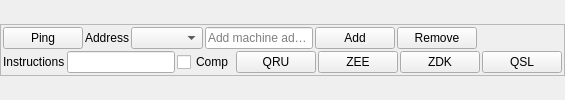
          <widget class="QWidget" name="tabQRU">
           <property name="autoFillBackground">
            <bool>false</bool>
           </property>
           <attribute name="title">
            <string>QRU</string>
           </attribute>
           <layout class="QVBoxLayout" name="verticalLayout_13">
            <property name="spacing">
             <number>0</number>
            </property>
            <property name="leftMargin">
             <number>0</number>
            </property>
            <property name="topMargin">
             <number>0</number>
            </property>
            <property name="rightMargin">
             <number>0</number>
            </property>
            <property name="bottomMargin">
             <number>0</number>
            </property>
            <item>
             <widget class="QFrame" name="frameQRU">
              <property name="sizePolicy">
               <sizepolicy hsizetype="Preferred" vsizetype="Preferred">
                <horstretch>0</horstretch>
                <verstretch>0</verstretch>
               </sizepolicy>
              </property>
              <property name="autoFillBackground">
               <bool>false</bool>
              </property>
              <property name="frameShape">
               <enum>QFrame::StyledPanel</enum>
              </property>
              <property name="frameShadow">
               <enum>QFrame::Raised</enum>
              </property>
              <layout class="QVBoxLayout" name="verticalLayout_16">
               <property name="spacing">
                <number>2</number>
               </property>
               <property name="sizeConstraint">
                <enum>QLayout::SetMaximumSize</enum>
               </property>
               <property name="leftMargin">
                <number>2</number>
               </property>
               <property name="topMargin">
                <number>2</number>
               </property>
               <property name="rightMargin">
                <number>2</number>
               </property>
               <property name="bottomMargin">
                <number>2</number>
               </property>
               <item>
                <layout class="QHBoxLayout" name="horizontalLayout_11">
                 <property name="spacing">
                  <number>2</number>
                 </property>
                 <item>
                  <widget class="QPushButton" name="pushButtonPing">
                   <property name="text">
                    <string>Ping</string>
                   </property>
                  </widget>
                 </item>
                 <item>
                  <layout class="QHBoxLayout" name="horizontalLayout_10">
                   <property name="spacing">
                    <number>2</number>
                   </property>
                   <item>
                    <widget class="QLabel" name="label_10">
                     <property name="text">
                      <string>Address</string>
                     </property>
                    </widget>
                   </item>
                   <item>
                    <widget class="QComboBox" name="comboBoxSelectMachineAddress">
                     <property name="sizePolicy">
                      <sizepolicy hsizetype="Preferred" vsizetype="Fixed">
                       <horstretch>0</horstretch>
                       <verstretch>0</verstretch>
                      </sizepolicy>
                     </property>
                     <property name="toolTip">
                      <string>Select Machine Address</string>
                     </property>
                     <property name="sizeAdjustPolicy">
                      <enum>QComboBox::AdjustToContents</enum>
                     </property>
                    </widget>
                   </item>
                   <item>
                    <widget class="QLineEdit" name="lineEditAddMachineAddress">
                     <property name="sizePolicy">
                      <sizepolicy hsizetype="Minimum" vsizetype="Fixed">
                       <horstretch>0</horstretch>
                       <verstretch>0</verstretch>
                      </sizepolicy>
                     </property>
                     <property name="toolTip">
                      <string>Enter Machine Address to add to list</string>
                     </property>
                     <property name="inputMask">
                      <string/>
                     </property>
                     <property name="placeholderText">
                      <string>Add machine address</string>
                     </property>
                     <property name="clearButtonEnabled">
                      <bool>true</bool>
                     </property>
                    </widget>
                   </item>
                   <item>
                    <widget class="QPushButton" name="pushButtonAddMachineAddress">
                     <property name="sizePolicy">
                      <sizepolicy hsizetype="Minimum" vsizetype="Fixed">
                       <horstretch>0</horstretch>
                       <verstretch>0</verstretch>
                      </sizepolicy>
                     </property>
                     <property name="maximumSize">
                      <size>
                       <width>16777215</width>
                       <height>16777215</height>
                      </size>
                     </property>
                     <property name="toolTip">
                      <string>Add Machine Addresss to list</string>
                     </property>
                     <property name="text">
                      <string>Add</string>
                     </property>
                    </widget>
                   </item>
                   <item>
                    <widget class="QPushButton" name="pushButtonRemoveMachineAddress">
                     <property name="sizePolicy">
                      <sizepolicy hsizetype="Minimum" vsizetype="Fixed">
                       <horstretch>0</horstretch>
                       <verstretch>0</verstretch>
                      </sizepolicy>
                     </property>
                     <property name="maximumSize">
                      <size>
                       <width>16777215</width>
                       <height>16777215</height>
                      </size>
                     </property>
                     <property name="toolTip">
                      <string>Removes selected address from list</string>
                     </property>
                     <property name="text">
                      <string>Remove</string>
                     </property>
                    </widget>
                   </item>
                  </layout>
                 </item>
                 <item>
                  <spacer name="horizontalSpacer_6">
                   <property name="orientation">
                    <enum>Qt::Horizontal</enum>
                   </property>
                   <property name="sizeHint" stdset="0">
                    <size>
                     <width>40</width>
                     <height>20</height>
                    </size>
                   </property>
                  </spacer>
                 </item>
                </layout>
               </item>
               <item>
                <layout class="QHBoxLayout" name="horizontalLayout_9">
                 <item>
                  <widget class="QLabel" name="label_8">
                   <property name="text">
                    <string>Instructions</string>
                   </property>
                  </widget>
                 </item>
                 <item>
                  <widget class="QLineEdit" name="lineEditMessageParamaters">
                   <property name="toolTip">
                    <string>Enter paramaters for machine command</string>
                   </property>
                  </widget>
                 </item>
                 <item>
                  <widget class="QCheckBox" name="checkBoxCompressResults">
                   <property name="toolTip">
                    <string>&lt;html&gt;&lt;head/&gt;&lt;body&gt;&lt;p&gt;Checking this box will instruct the distant machine to send results compressed&lt;/p&gt;&lt;/body&gt;&lt;/html&gt;</string>
                   </property>
                   <property name="text">
                    <string>Comp</string>
                   </property>
                  </widget>
                 </item>
                 <item>
                  <widget class="QPushButton" name="pushButtonQRU">
                   <property name="maximumSize">
                    <size>
                     <width>16777215</width>
                     <height>16777215</height>
                    </size>
                   </property>
                   <property name="toolTip">
                    <string>Retrieves list of messages for listed recipient(s)</string>
                   </property>
                   <property name="text">
                    <string>QRU</string>
                   </property>
                  </widget>
                 </item>
                 <item>
                  <widget class="QPushButton" name="pushButtonZEE">
                   <property name="maximumSize">
                    <size>
                     <width>16777215</width>
                     <height>16777215</height>
                    </size>
                   </property>
                   <property name="toolTip">
                    <string>Retrieves message on line number</string>
                   </property>
                   <property name="text">
                    <string>ZEE</string>
                   </property>
                  </widget>
                 </item>
                 <item>
                  <widget class="QPushButton" name="pushButtonZDK">
                   <property name="toolTip">
                    <string>Retrieves page number of last retrieved message</string>
                   </property>
                   <property name="text">
                    <string>ZDK</string>
                   </property>
                  </widget>
                 </item>
                 <item>
                  <widget class="QPushButton" name="pushButtonQSL">
                   <property name="maximumSize">
                    <size>
                     <width>16777215</width>
                     <height>16777215</height>
                    </size>
                   </property>
                   <property name="toolTip">
                    <string>Sends QSL for message on line number</string>
                   </property>
                   <property name="text">
                    <string>QSL</string>
                   </property>
                  </widget>
                 </item>
                </layout>
               </item>
              </layout>
             </widget>
            </item>
           </layout>
          </widget>
